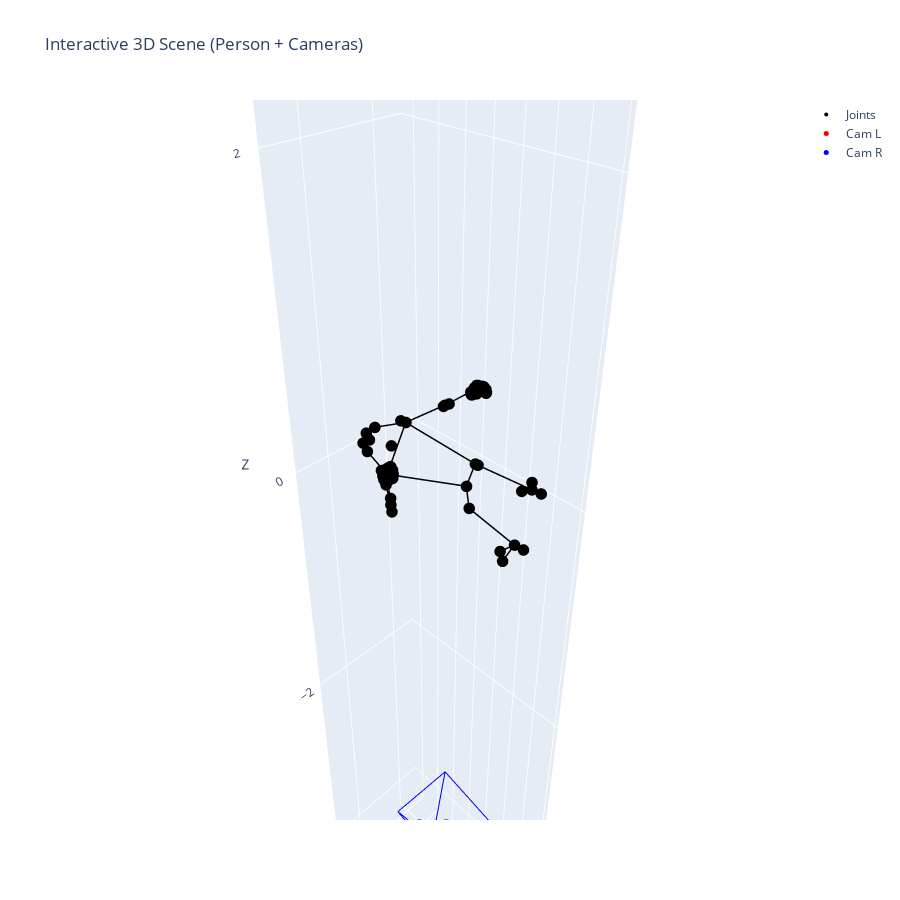

The cell this chart's notebook holds for it:
### Code cell
raw_c_l_world = left_outputs[105]['pred_cam_t']
raw_c_r_world = right_outputs[105]['pred_cam_t']
raw_kpts_world = left_outputs[105]['pred_keypoints_3d']

print("raw_c_l_world:", raw_c_l_world)
print("raw_c_r_world:", raw_c_r_world)

# 世界坐标是按照做相机的坐标系来定的
# 任务要求y轴向上，而做相机的y轴是向下的，所以两个相机都需要反转y轴
# 所以左相机的位置，只需要反转y
# 右相机的话，因为是根据z轴对称的，所以需要反转x，z轴，加上y轴的话，就是整体取反
raw_c_l_world[1] = -raw_c_l_world[1]
raw_c_r_world = -raw_c_r_world

# matplot 的z是反的
# raw_c_l_world[2] = -raw_c_l_world[2]
# raw_c_r_world[2] = -raw_c_r_world[2]

print("调整后 raw_c_l_world:", raw_c_l_world)
print("调整后 raw_c_r_world:", raw_c_r_world)

plot_scene(kpts_world, raw_c_l_world, raw_c_r_world,
           edges=visualizer.skeleton,
           fov_deg=60,
           frustum_depth=0.5,
           elev=-30,
           azim=270,
           title="Person-centered world with left/right cameras")

plot_scene_interactive(raw_kpts_world, raw_c_l_world, raw_c_r_world,
					   edges=visualizer.skeleton,fov_deg=60,
					   frustum_depth=0.5,
					   title="Interactive 3D Scene (Person + Cameras)")

### Figure 1 — Plotly figure (JSON) as saved in the notebook; plotly's stock layout.template omitted (floating-point values rounded to 4 significant figures)
{"data": [{"marker": {"color": "black", "size": 4}, "mode": "markers", "name": "Joints", "type": "scatter3d", "x": [0.4288, 0.4058, 0.4438, 0.3035, 0.3955, 0.1198, 0.3445, -0.09451, 0.5033, -0.03828, 0.04627, 0.2017, 0.3183, 0.1488, 0.3272, 0.3038, 0.2316, 0.1199, 0.4977, 0.484, 0.3034, 0.5382, 0.5417, 0.5449, 0.555, 0.5643, 0.5734, 0.5827, 0.5816, 0.5719, 0.5849, 0.598, 0.602, 0.5776, 0.5922, 0.6073, 0.61, 0.5899, 0.6038, 0.6134, 0.6134, 0.5821, -0.08095, -0.08641, -0.09219, -0.1081, -0.126, -0.1224, -0.1184, -0.1118, -0.1407, -0.1417, -0.1413, -0.1353, -0.153, -0.1579, -0.1603, -0.1531, -0.1691, -0.176, -0.1774, -0.1692, -0.1327, -0.1337, 0.5216, -0.06414, 0.4896, 0.148, 0.3706, 0.2639], "y": [-1.366, -1.42, -1.411, -1.458, -1.432, -1.368, -1.309, -1.232, -1.105, -0.907, -0.9001, -0.6718, -0.6253, -0.3103, -0.2652, -0.2595, -0.2502, -0.2646, -0.227, -0.2169, -0.2183, -1.055, -1.059, -1.06, -1.053, -1.023, -1.037, -1.052, -1.066, -1.001, -1.015, -1.032, -1.053, -0.9897, -1.002, -1.019, -1.038, -0.9807, -0.9897, -1.003, -1.021, -1.051, -0.9544, -0.9742, -0.9999, -1.02, -0.929, -0.9464, -0.9693, -0.9999, -0.9281, -0.9433, -0.9647, -1.004, -0.9409, -0.952, -0.9714, -1.007, -0.9532, -0.9647, -0.9809, -1.008, -1.048, -1.234, -1.077, -1.215, -1.121, -1.384, -1.334, -1.352], "z": [0.2526, 0.2665, 0.2149, 0.2443, 0.1174, 0.2383, -0.02376, 0.3323, -0.0674, 0.06672, -0.05912, 0.2982, 0.07109, 0.2851, 0.01446, 0.3857, 0.4119, 0.2654, 0.09692, 0.02361, -0.006819, 0.2645, 0.2417, 0.2095, 0.1823, 0.2924, 0.2829, 0.2677, 0.2338, 0.2845, 0.2772, 0.2652, 0.2307, 0.2665, 0.2619, 0.2516, 0.2206, 0.2458, 0.2396, 0.2305, 0.2092, 0.1569, 0.539, 0.5274, 0.5082, 0.4931, 0.5581, 0.5652, 0.569, 0.5499, 0.5369, 0.5506, 0.5627, 0.5545, 0.5188, 0.5342, 0.5499, 0.5458, 0.5152, 0.5268, 0.5359, 0.5329, 0.4912, 0.3242, -0.09477, 0.3447, -0.03269, 0.2566, 0.007573, 0.136]}, {"line": {"color": "black", "width": 3}, "mode": "lines", "name": "bone", "showlegend": false, "type": "scatter3d", "x": [0.1488, 0.2017], "y": [-0.3103, -0.6718], "z": [0.2851, 0.2982]}, {"line": {"color": "black", "width": 3}, "mode": "lines", "name": "bone", "showlegend": false, "type": "scatter3d", "x": [0.2017, -0.03828], "y": [-0.6718, -0.907], "z": [0.2982, 0.06672]}, {"line": {"color": "black", "width": 3}, "mode": "lines", "name": "bone", "showlegend": false, "type": "scatter3d", "x": [0.3272, 0.3183], "y": [-0.2652, -0.6253], "z": [0.01446, 0.07109]}, {"line": {"color": "black", "width": 3}, "mode": "lines", "name": "bone", "showlegend": false, "type": "scatter3d", "x": [0.3183, 0.04627], "y": [-0.6253, -0.9001], "z": [0.07109, -0.05912]}, {"line": {"color": "black", "width": 3}, "mode": "lines", "name": "bone", "showlegend": false, "type": "scatter3d", "x": [-0.03828, 0.04627], "y": [-0.907, -0.9001], "z": [0.06672, -0.05912]}, {"line": {"color": "black", "width": 3}, "mode": "lines", "name": "bone", "showlegend": false, "type": "scatter3d", "x": [0.1198, -0.03828], "y": [-1.368, -0.907], "z": [0.2383, 0.06672]}, {"line": {"color": "black", "width": 3}, "mode": "lines", "name": "bone", "showlegend": false, "type": "scatter3d", "x": [0.3445, 0.04627], "y": [-1.309, -0.9001], "z": [-0.02376, -0.05912]}, {"line": {"color": "black", "width": 3}, "mode": "lines", "name": "bone", "showlegend": false, "type": "scatter3d", "x": [0.1198, 0.3445], "y": [-1.368, -1.309], "z": [0.2383, -0.02376]}, {"line": {"color": "black", "width": 3}, "mode": "lines", "name": "bone", "showlegend": false, "type": "scatter3d", "x": [0.1198, -0.09451], "y": [-1.368, -1.232], "z": [0.2383, 0.3323]}, {"line": {"color": "black", "width": 3}, "mode": "lines", "name": "bone", "showlegend": false, "type": "scatter3d", "x": [0.3445, 0.5033], "y": [-1.309, -1.105], "z": [-0.02376, -0.0674]}, {"line": {"color": "black", "width": 3}, "mode": "lines", "name": "bone", "showlegend": false, "type": "scatter3d", "x": [-0.09451, -0.1327], "y": [-1.232, -1.048], "z": [0.3323, 0.4912]}, {"line": {"color": "black", "width": 3}, "mode": "lines", "name": "bone", "showlegend": false, "type": "scatter3d", "x": [0.5033, 0.5821], "y": [-1.105, -1.051], "z": [-0.0674, 0.1569]}, {"line": {"color": "black", "width": 3}, "mode": "lines", "name": "bone", "showlegend": false, "type": "scatter3d", "x": [0.4058, 0.4438], "y": [-1.42, -1.411], "z": [0.2665, 0.2149]}, {"line": {"color": "black", "width": 3}, "mode": "lines", "name": "bone", "showlegend": false, "type": "scatter3d", "x": [0.4288, 0.4058], "y": [-1.366, -1.42], "z": [0.2526, 0.2665]}, {"line": {"color": "black", "width": 3}, "mode": "lines", "name": "bone", "showlegend": false, "type": "scatter3d", "x": [0.4288, 0.4438], "y": [-1.366, -1.411], "z": [0.2526, 0.2149]}, {"line": {"color": "black", "width": 3}, "mode": "lines", "name": "bone", "showlegend": false, "type": "scatter3d", "x": [0.4058, 0.3035], "y": [-1.42, -1.458], "z": [0.2665, 0.2443]}, {"line": {"color": "black", "width": 3}, "mode": "lines", "name": "bone", "showlegend": false, "type": "scatter3d", "x": [0.4438, 0.3955], "y": [-1.411, -1.432], "z": [0.2149, 0.1174]}, {"line": {"color": "black", "width": 3}, "mode": "lines", "name": "bone", "showlegend": false, "type": "scatter3d", "x": [0.3035, 0.1198], "y": [-1.458, -1.368], "z": [0.2443, 0.2383]}, {"line": {"color": "black", "width": 3}, "mode": "lines", "name": "bone", "showlegend": false, "type": "scatter3d", "x": [0.3955, 0.3445], "y": [-1.432, -1.309], "z": [0.1174, -0.02376]}, {"line": {"color": "black", "width": 3}, "mode": "lines", "name": "bone", "showlegend": false, "type": "scatter3d", "x": [0.1488, 0.3038], "y": [-0.3103, -0.2595], "z": [0.2851, 0.3857]}, {"line": {"color": "black", "width": 3}, "mode": "lines", "name": "bone", "showlegend": false, "type": "scatter3d", "x": [0.1488, 0.2316], "y": [-0.3103, -0.2502], "z": [0.2851, 0.4119]}, {"line": {"color": "black", "width": 3}, "mode": "lines", "name": "bone", "showlegend": false, "type": "scatter3d", "x": [0.1488, 0.1199], "y": [-0.3103, -0.2646], "z": [0.2851, 0.2654]}, {"line": {"color": "black", "width": 3}, "mode": "lines", "name": "bone", "showlegend": false, "type": "scatter3d", "x": [0.3272, 0.4977], "y": [-0.2652, -0.227], "z": [0.01446, 0.09692]}, {"line": {"color": "black", "width": 3}, "mode": "lines", "name": "bone", "showlegend": false, "type": "scatter3d", "x": [0.3272, 0.484], "y": [-0.2652, -0.2169], "z": [0.01446, 0.02361]}, {"line": {"color": "black", "width": 3}, "mode": "lines", "name": "bone", "showlegend": false, "type": "scatter3d", "x": [0.3272, 0.3034], "y": [-0.2652, -0.2183], "z": [0.01446, -0.006819]}, {"line": {"color": "black", "width": 3}, "mode": "lines", "name": "bone", "showlegend": false, "type": "scatter3d", "x": [-0.1327, -0.1081], "y": [-1.048, -1.02], "z": [0.4912, 0.4931]}, {"line": {"color": "black", "width": 3}, "mode": "lines", "name": "bone", "showlegend": false, "type": "scatter3d", "x": [-0.1081, -0.09219], "y": [-1.02, -0.9999], "z": [0.4931, 0.5082]}, {"line": {"color": "black", "width": 3}, "mode": "lines", "name": "bone", "showlegend": false, "type": "scatter3d", "x": [-0.09219, -0.08641], "y": [-0.9999, -0.9742], "z": [0.5082, 0.5274]}, {"line": {"color": "black", "width": 3}, "mode": "lines", "name": "bone", "showlegend": false, "type": "scatter3d", "x": [-0.08641, -0.08095], "y": [-0.9742, -0.9544], "z": [0.5274, 0.539]}, {"line": {"color": "black", "width": 3}, "mode": "lines", "name": "bone", "showlegend": false, "type": "scatter3d", "x": [-0.1327, -0.1118], "y": [-1.048, -0.9999], "z": [0.4912, 0.5499]}, {"line": {"color": "black", "width": 3}, "mode": "lines", "name": "bone", "showlegend": false, "type": "scatter3d", "x": [-0.1118, -0.1184], "y": [-0.9999, -0.9693], "z": [0.5499, 0.569]}, {"line": {"color": "black", "width": 3}, "mode": "lines", "name": "bone", "showlegend": false, "type": "scatter3d", "x": [-0.1184, -0.1224], "y": [-0.9693, -0.9464], "z": [0.569, 0.5652]}, {"line": {"color": "black", "width": 3}, "mode": "lines", "name": "bone", "showlegend": false, "type": "scatter3d", "x": [-0.1224, -0.126], "y": [-0.9464, -0.929], "z": [0.5652, 0.5581]}, {"line": {"color": "black", "width": 3}, "mode": "lines", "name": "bone", "showlegend": false, "type": "scatter3d", "x": [-0.1327, -0.1353], "y": [-1.048, -1.004], "z": [0.4912, 0.5545]}, {"line": {"color": "black", "width": 3}, "mode": "lines", "name": "bone", "showlegend": false, "type": "scatter3d", "x": [-0.1353, -0.1413], "y": [-1.004, -0.9647], "z": [0.5545, 0.5627]}, {"line": {"color": "black", "width": 3}, "mode": "lines", "name": "bone", "showlegend": false, "type": "scatter3d", "x": [-0.1413, -0.1417], "y": [-0.9647, -0.9433], "z": [0.5627, 0.5506]}, {"line": {"color": "black", "width": 3}, "mode": "lines", "name": "bone", "showlegend": false, "type": "scatter3d", "x": [-0.1417, -0.1407], "y": [-0.9433, -0.9281], "z": [0.5506, 0.5369]}, {"line": {"color": "black", "width": 3}, "mode": "lines", "name": "bone", "showlegend": false, "type": "scatter3d", "x": [-0.1327, -0.1531], "y": [-1.048, -1.007], "z": [0.4912, 0.5458]}, {"line": {"color": "black", "width": 3}, "mode": "lines", "name": "bone", "showlegend": false, "type": "scatter3d", "x": [-0.1531, -0.1603], "y": [-1.007, -0.9714], "z": [0.5458, 0.5499]}, {"line": {"color": "black", "width": 3}, "mode": "lines", "name": "bone", "showlegend": false, "type": "scatter3d", "x": [-0.1603, -0.1579], "y": [-0.9714, -0.952], "z": [0.5499, 0.5342]}, {"line": {"color": "black", "width": 3}, "mode": "lines", "name": "bone", "showlegend": false, "type": "scatter3d", "x": [-0.1579, -0.153], "y": [-0.952, -0.9409], "z": [0.5342, 0.5188]}, {"line": {"color": "black", "width": 3}, "mode": "lines", "name": "bone", "showlegend": false, "type": "scatter3d", "x": [-0.1327, -0.1692], "y": [-1.048, -1.008], "z": [0.4912, 0.5329]}, {"line": {"color": "black", "width": 3}, "mode": "lines", "name": "bone", "showlegend": false, "type": "scatter3d", "x": [-0.1692, -0.1774], "y": [-1.008, -0.9809], "z": [0.5329, 0.5359]}, {"line": {"color": "black", "width": 3}, "mode": "lines", "name": "bone", "showlegend": false, "type": "scatter3d", "x": [-0.1774, -0.176], "y": [-0.9809, -0.9647], "z": [0.5359, 0.5268]}, {"line": {"color": "black", "width": 3}, "mode": "lines", "name": "bone", "showlegend": false, "type": "scatter3d", "x": [-0.176, -0.1691], "y": [-0.9647, -0.9532], "z": [0.5268, 0.5152]}, {"line": {"color": "black", "width": 3}, "mode": "lines", "name": "bone", "showlegend": false, "type": "scatter3d", "x": [0.5821, 0.555], "y": [-1.051, -1.053], "z": [0.1569, 0.1823]}, {"line": {"color": "black", "width": 3}, "mode": "lines", "name": "bone", "showlegend": false, "type": "scatter3d", "x": [0.555, 0.5449], "y": [-1.053, -1.06], "z": [0.1823, 0.2095]}, {"line": {"color": "black", "width": 3}, "mode": "lines", "name": "bone", "showlegend": false, "type": "scatter3d", "x": [0.5449, 0.5417], "y": [-1.06, -1.059], "z": [0.2095, 0.2417]}, {"line": {"color": "black", "width": 3}, "mode": "lines", "name": "bone", "showlegend": false, "type": "scatter3d", "x": [0.5417, 0.5382], "y": [-1.059, -1.055], "z": [0.2417, 0.2645]}, {"line": {"color": "black", "width": 3}, "mode": "lines", "name": "bone", "showlegend": false, "type": "scatter3d", "x": [0.5821, 0.5816], "y": [-1.051, -1.066], "z": [0.1569, 0.2338]}, {"line": {"color": "black", "width": 3}, "mode": "lines", "name": "bone", "showlegend": false, "type": "scatter3d", "x": [0.5816, 0.5827], "y": [-1.066, -1.052], "z": [0.2338, 0.2677]}, {"line": {"color": "black", "width": 3}, "mode": "lines", "name": "bone", "showlegend": false, "type": "scatter3d", "x": [0.5827, 0.5734], "y": [-1.052, -1.037], "z": [0.2677, 0.2829]}, {"line": {"color": "black", "width": 3}, "mode": "lines", "name": "bone", "showlegend": false, "type": "scatter3d", "x": [0.5734, 0.5643], "y": [-1.037, -1.023], "z": [0.2829, 0.2924]}, {"line": {"color": "black", "width": 3}, "mode": "lines", "name": "bone", "showlegend": false, "type": "scatter3d", "x": [0.5821, 0.602], "y": [-1.051, -1.053], "z": [0.1569, 0.2307]}, {"line": {"color": "black", "width": 3}, "mode": "lines", "name": "bone", "showlegend": false, "type": "scatter3d", "x": [0.602, 0.598], "y": [-1.053, -1.032], "z": [0.2307, 0.2652]}, {"line": {"color": "black", "width": 3}, "mode": "lines", "name": "bone", "showlegend": false, "type": "scatter3d", "x": [0.598, 0.5849], "y": [-1.032, -1.015], "z": [0.2652, 0.2772]}, {"line": {"color": "black", "width": 3}, "mode": "lines", "name": "bone", "showlegend": false, "type": "scatter3d", "x": [0.5849, 0.5719], "y": [-1.015, -1.001], "z": [0.2772, 0.2845]}, {"line": {"color": "black", "width": 3}, "mode": "lines", "name": "bone", "showlegend": false, "type": "scatter3d", "x": [0.5821, 0.61], "y": [-1.051, -1.038], "z": [0.1569, 0.2206]}, {"line": {"color": "black", "width": 3}, "mode": "lines", "name": "bone", "showlegend": false, "type": "scatter3d", "x": [0.61, 0.6073], "y": [-1.038, -1.019], "z": [0.2206, 0.2516]}, {"line": {"color": "black", "width": 3}, "mode": "lines", "name": "bone", "showlegend": false, "type": "scatter3d", "x": [0.6073, 0.5922], "y": [-1.019, -1.002], "z": [0.2516, 0.2619]}, {"line": {"color": "black", "width": 3}, "mode": "lines", "name": "bone", "showlegend": false, "type": "scatter3d", "x": [0.5922, 0.5776], "y": [-1.002, -0.9897], "z": [0.2619, 0.2665]}, {"line": {"color": "black", "width": 3}, "mode": "lines", "name": "bone", "showlegend": false, "type": "scatter3d", "x": [0.5821, 0.6134], "y": [-1.051, -1.021], "z": [0.1569, 0.2092]}, {"line": {"color": "black", "width": 3}, "mode": "lines", "name": "bone", "showlegend": false, "type": "scatter3d", "x": [0.6134, 0.6134], "y": [-1.021, -1.003], "z": [0.2092, 0.2305]}, {"line": {"color": "black", "width": 3}, "mode": "lines", "name": "bone", "showlegend": false, "type": "scatter3d", "x": [0.6134, 0.6038], "y": [-1.003, -0.9897], "z": [0.2305, 0.2396]}, {"line": {"color": "black", "width": 3}, "mode": "lines", "name": "bone", "showlegend": false, "type": "scatter3d", "x": [0.6038, 0.5899], "y": [-0.9897, -0.9807], "z": [0.2396, 0.2458]}, {"line": {"color": "red"}, "mode": "lines", "showlegend": false, "type": "scatter3d", "x": [0.4872, 0.7338], "y": [-1.544, -1.111], "z": [4.577, 4.167]}, {"line": {"color": "red"}, "mode": "lines", "showlegend": false, "type": "scatter3d", "x": [0.4872, 0.1597], "y": [-1.544, -1.111], "z": [4.577, 4.228]}, {"line": {"color": "red"}, "mode": "lines", "showlegend": false, "type": "scatter3d", "x": [0.4872, 0.1403], "y": [-1.544, -1.659], "z": [4.577, 4.045]}, {"line": {"color": "red"}, "mode": "lines", "showlegend": false, "type": "scatter3d", "x": [0.4872, 0.7144], "y": [-1.544, -1.659], "z": [4.577, 3.984]}, {"line": {"color": "red"}, "mode": "lines", "showlegend": false, "type": "scatter3d", "x": [0.7338, 0.1597], "y": [-1.111, -1.111], "z": [4.167, 4.228]}, {"line": {"color": "red"}, "mode": "lines", "showlegend": false, "type": "scatter3d", "x": [0.1597, 0.1403], "y": [-1.111, -1.659], "z": [4.228, 4.045]}, {"line": {"color": "red"}, "mode": "lines", "showlegend": false, "type": "scatter3d", "x": [0.1403, 0.7144], "y": [-1.659, -1.659], "z": [4.045, 3.984]}, {"line": {"color": "red"}, "mode": "lines", "showlegend": false, "type": "scatter3d", "x": [0.7144, 0.7338], "y": [-1.659, -1.111], "z": [3.984, 4.167]}, {"marker": {"color": "red", "size": 5}, "mode": "markers+text", "name": "Cam L", "text": ["Cam L"], "textposition": "top center", "type": "scatter3d", "x": [0.4872], "y": [-1.544], "z": [4.577]}, {"line": {"color": "blue"}, "mode": "lines", "showlegend": false, "type": "scatter3d", "x": [0.1629, -0.1418], "y": [-1.099, -0.6907], "z": [-4.097, -3.701]}, {"line": {"color": "blue"}, "mode": "lines", "showlegend": false, "type": "scatter3d", "x": [0.1629, 0.4351], "y": [-1.099, -0.6907], "z": [-4.097, -3.678]}, {"line": {"color": "blue"}, "mode": "lines", "showlegend": false, "type": "scatter3d", "x": [0.1629, 0.4292], "y": [-1.099, -1.248], "z": [-4.097, -3.529]}, {"line": {"color": "blue"}, "mode": "lines", "showlegend": false, "type": "scatter3d", "x": [0.1629, -0.1477], "y": [-1.099, -1.248], "z": [-4.097, -3.552]}, {"line": {"color": "blue"}, "mode": "lines", "showlegend": false, "type": "scatter3d", "x": [-0.1418, 0.4351], "y": [-0.6907, -0.6907], "z": [-3.701, -3.678]}, {"line": {"color": "blue"}, "mode": "lines", "showlegend": false, "type": "scatter3d", "x": [0.4351, 0.4292], "y": [-0.6907, -1.248], "z": [-3.678, -3.529]}, {"line": {"color": "blue"}, "mode": "lines", "showlegend": false, "type": "scatter3d", "x": [0.4292, -0.1477], "y": [-1.248, -1.248], "z": [-3.529, -3.552]}, {"line": {"color": "blue"}, "mode": "lines", "showlegend": false, "type": "scatter3d", "x": [-0.1477, -0.1418], "y": [-1.248, -0.6907], "z": [-3.552, -3.701]}, {"marker": {"color": "blue", "size": 5}, "mode": "markers+text", "name": "Cam R", "text": ["Cam R"], "textposition": "top center", "type": "scatter3d", "x": [0.1629], "y": [-1.099], "z": [-4.097]}], "layout": {"height": 900, "scene": {"aspectmode": "data", "xaxis": {"title": {"text": "X"}}, "yaxis": {"title": {"text": "Y"}}, "zaxis": {"title": {"text": "Z"}}}, "title": {"text": "Interactive 3D Scene (Person + Cameras)"}, "width": 900}}
